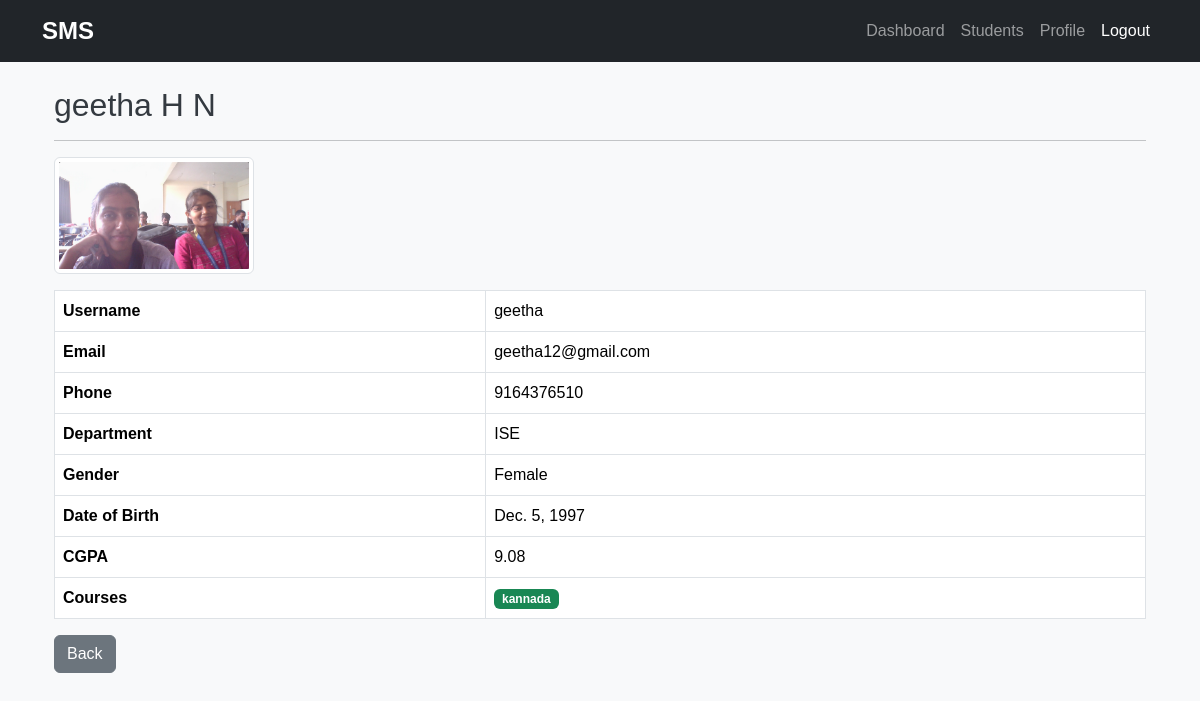
The app's page /students/students/3/ (signed in) with its own data.
### students/models.py (models this page shows, shortened)
class Student(models.Model):
    GENDER_CHOICES = (
        ("Male", "Male"),
        ("Female", "Female"),
        ("Others", "Others"),
    )
    user = models.OneToOneField(
        settings.AUTH_USER_MODEL,
        on_delete=models.CASCADE,
        related_name="student_profile",
    )
    email = models.EmailField(
        max_length=254,
        unique=True,
        blank=False,
        null=False,
    )
    dob = models.DateField()
    gender = models.CharField(max_length=10, choices=GENDER_CHOICES)
    cgpa = models.DecimalField(max_digits=4, decimal_places=2)
    department = models.ForeignKey(
        Department,
        on_delete=models.SET_NULL,
        null=True,
        blank=True,
    )
    photo = models.ImageField(upload_to="students/", blank=True, null=True)
    courses = models.ManyToManyField(Course, blank=True)
    created_at = models.DateTimeField(auto_now_add=True)
    updated_at = models.DateTimeField(auto_now=True)

class Department(models.Model):
    name = models.CharField(max_length=100)
    building = models.CharField(max_length=100, default="Main Block")

class Course(models.Model):
    name = models.CharField(max_length=100)
    code = models.CharField(max_length=10, unique=True)
    credits = models.IntegerField()

### accounts/models.py (models this page shows, shortened)
class CustomUser(AbstractUser):
    ROLE_CHOICES=(
        ('ADMIN','Admin'),
        ('STUDENT','Student'),
        ('TEACHER','Teacher')
    )
    phone=models.CharField(max_length=20,
                           blank=True)
    profile_picture=models.ImageField(upload_to='profile_pictures/',
                                      blank=True,
                                      null=True)
    role=models.CharField(max_length=20,
                          choices=ROLE_CHOICES,
                          default='STUDENT')

### students/views.py (the view)
class StudentDetailView(LoginRequiredMixin, DetailView):
    model = Student
    template_name = "students/student_detail.html"
    context_object_name = "student"

### templates/students/student_detail.html (shortened to what this page needs)
{% extends "base.html" %}
{% block content %}
<div class="container mt-4">
    <h2>{{ student.user.get_full_name }}</h2>
    <hr>
    {% if student.photo %}
        <img src="{{ student.photo.url }}"
             width="200"
             class="img-thumbnail mb-3">
    {% endif %}
    <table class="table table-bordered">
        <tr>
            <th>Username</th>
            <td>{{ student.user.username }}</td>
        </tr>
        <tr>
            <th>Email</th>
            <td>{{ student.user.email }}</td>
        </tr>
        <tr>
            <th>Phone</th>
            <td>{{ student.user.phone }}</td>
        </tr>
        <tr>
            <th>Department</th>
            <td>{{ student.department.name }}</td>
        </tr>
        <tr>
            <th>Gender</th>
            <td>{{ student.gender }}</td>
        </tr>
        <tr>
            <th>Date of Birth</th>
            <td>{{ student.dob }}</td>
        </tr>
        <tr>
            <th>CGPA</th>
            <td>{{ student.cgpa }}</td>
        </tr>
        <tr>
            <th>Courses</th>
            <td>
                {% for course in student.courses.all %}
                    <span class="badge bg-success">
                        {{ course.name }}
                    </span>
                {% empty %}
                    No Courses
                {% endfor %}
            </td>
        </tr>
    </table>
    <a href="{% url 'student_list' %}" class="btn btn-secondary">
        Back
    </a>
</div>
{% endblock %}

### templates/base.html (shortened to what this page needs)
{% load static %}
<!DOCTYPE html>
<html lang="en">
<head>
    <link href="https://cdn.jsdelivr.net/npm/bootstrap@5.3.3/dist/css/bootstrap.min.css"
          rel="stylesheet">
    <link rel="stylesheet" href="{% static 'css/style.css' %}">
</head>
<body>
<nav class="navbar navbar-expand-lg navbar-dark bg-dark">
    <div class="container">
        <a class="navbar-brand fw-bold" href="{% url 'home' %}">
            SMS
        </a>
        <div class="collapse navbar-collapse" id="navbarNav">
            {% if user.is_authenticated %}
            <ul class="navbar-nav ms-auto">
                <li class="nav-item">
                    <a class="nav-link" href="{% url 'home' %}">
                        Dashboard
                    </a>
                </li>
                <li class="nav-item">
                    <a class="nav-link" href="{% url 'student_list' %}">
                        Students
                    </a>
                </li>
                <li class="nav-item">
                    <a class="nav-link" href="{% url 'profile' %}">
                        Profile
                    </a>
                </li>
                <li class="nav-item">
                    <form action="{% url 'logout' %}" method="post">
                        <button class="btn btn-link nav-link text-white">
                            Logout
                        </button>
                    </form>
                </li>
            </ul>
            {% endif %}
        </div>
    </div>
</nav>
<div class="container mt-4">
    {% block content %}
    {% endblock %}
</div>
</body>
</html>

### templates/static/css/style.css (style rules this page uses)
body { background-color: #f8f9fa; font-family: Arial, sans-serif; }
h1, h2, h3 { color: #343a40; }
table { background: #f8f9fa; }
.navbar-brand { font-weight: bold; font-size: 24px; }

### records on screen
Student: user.get_full_name "geetha H N", photo (picture), user.username "geetha", user.email "geetha12@gmail.com", user.phone "9164376510", department.name "ISE", gender "Female", dob "Dec. 5, 1997", cgpa "9.08"
Course: name "kannada"
